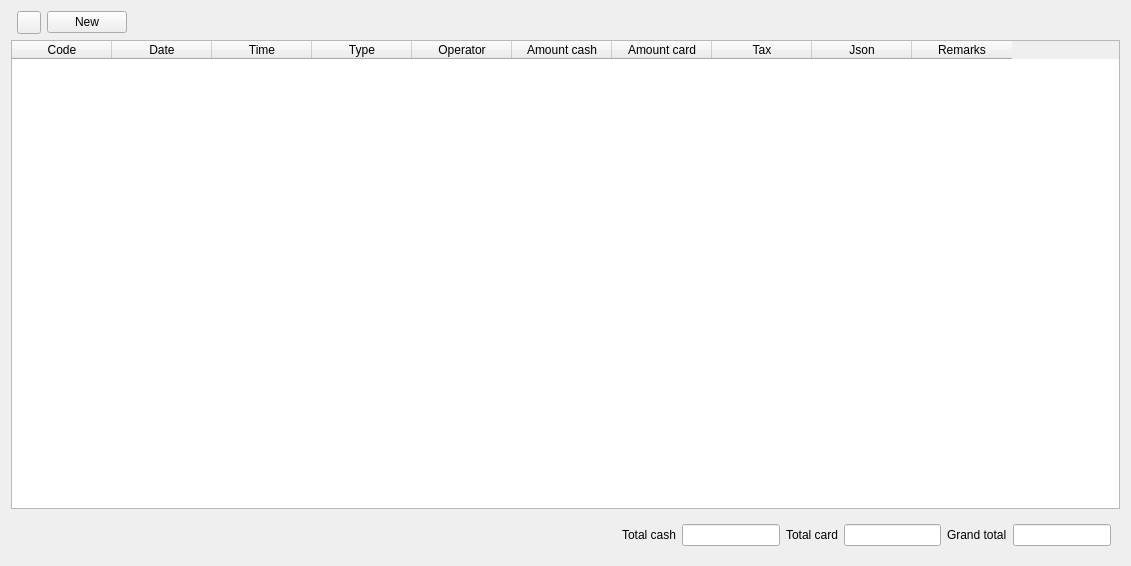
<?xml version="1.0" encoding="UTF-8"?>
<ui version="4.0">
 <class>DlgQuickAdvance</class>
 <widget class="QWidget" name="DlgQuickAdvance">
  <property name="geometry">
   <rect>
    <x>0</x>
    <y>0</y>
    <width>1131</width>
    <height>566</height>
   </rect>
  </property>
  <property name="maximumSize">
   <size>
    <width>16777215</width>
    <height>16777215</height>
   </size>
  </property>
  <property name="windowTitle">
   <string>Quick advance</string>
  </property>
  <layout class="QVBoxLayout" name="verticalLayout">
   <item>
    <widget class="QWidget" name="widget" native="true">
     <layout class="QHBoxLayout" name="horizontalLayout">
      <property name="leftMargin">
       <number>0</number>
      </property>
      <property name="topMargin">
       <number>0</number>
      </property>
      <property name="rightMargin">
       <number>0</number>
      </property>
      <property name="bottomMargin">
       <number>0</number>
      </property>
      <item>
       <widget class="WDate2" name="wDate" native="true"/>
      </item>
      <item>
       <widget class="QToolButton" name="btnRefresh">
        <property name="text">
         <string/>
        </property>
        <property name="icon">
         <iconset resource="res.qrc">
          <normaloff>:/images/goto.png</normaloff>:/images/goto.png</iconset>
        </property>
       </widget>
      </item>
      <item>
       <widget class="QPushButton" name="btnNew">
        <property name="text">
         <string>New</string>
        </property>
        <property name="icon">
         <iconset resource="res.qrc">
          <normaloff>:/images/plus.png</normaloff>:/images/plus.png</iconset>
        </property>
       </widget>
      </item>
      <item>
       <spacer name="horizontalSpacer">
        <property name="orientation">
         <enum>Qt::Horizontal</enum>
        </property>
        <property name="sizeHint" stdset="0">
         <size>
          <width>40</width>
          <height>20</height>
         </size>
        </property>
       </spacer>
      </item>
     </layout>
    </widget>
   </item>
   <item>
    <widget class="EQTableWidget" name="tbl">
     <property name="focusPolicy">
      <enum>Qt::ClickFocus</enum>
     </property>
     <property name="editTriggers">
      <set>QAbstractItemView::NoEditTriggers</set>
     </property>
     <property name="selectionMode">
      <enum>QAbstractItemView::SingleSelection</enum>
     </property>
     <property name="selectionBehavior">
      <enum>QAbstractItemView::SelectRows</enum>
     </property>
     <property name="wordWrap">
      <bool>false</bool>
     </property>
     <column>
      <property name="text">
       <string>Code</string>
      </property>
     </column>
     <column>
      <property name="text">
       <string>Date</string>
      </property>
     </column>
     <column>
      <property name="text">
       <string>Time</string>
      </property>
     </column>
     <column>
      <property name="text">
       <string>Type</string>
      </property>
     </column>
     <column>
      <property name="text">
       <string>Operator</string>
      </property>
     </column>
     <column>
      <property name="text">
       <string>Amount cash</string>
      </property>
     </column>
     <column>
      <property name="text">
       <string>Amount card</string>
      </property>
     </column>
     <column>
      <property name="text">
       <string>Tax</string>
      </property>
     </column>
     <column>
      <property name="text">
       <string>Json</string>
      </property>
     </column>
     <column>
      <property name="text">
       <string>Remarks</string>
      </property>
     </column>
    </widget>
   </item>
   <item>
    <widget class="QWidget" name="widget_2" native="true">
     <property name="minimumSize">
      <size>
       <width>0</width>
       <height>20</height>
      </size>
     </property>
     <layout class="QHBoxLayout" name="horizontalLayout_2">
      <item>
       <spacer name="horizontalSpacer_2">
        <property name="orientation">
         <enum>Qt::Horizontal</enum>
        </property>
        <property name="sizeHint" stdset="0">
         <size>
          <width>605</width>
          <height>20</height>
         </size>
        </property>
       </spacer>
      </item>
      <item>
       <widget class="QLabel" name="label_2">
        <property name="text">
         <string>Total cash</string>
        </property>
       </widget>
      </item>
      <item>
       <widget class="EQLineEdit" name="leTotalCash">
        <property name="maximumSize">
         <size>
          <width>100</width>
          <height>16777215</height>
         </size>
        </property>
        <property name="focusPolicy">
         <enum>Qt::ClickFocus</enum>
        </property>
        <property name="readOnly">
         <bool>true</bool>
        </property>
       </widget>
      </item>
      <item>
       <widget class="QLabel" name="label_5">
        <property name="text">
         <string>Total card</string>
        </property>
       </widget>
      </item>
      <item>
       <widget class="EQLineEdit" name="leTotalCard">
        <property name="maximumSize">
         <size>
          <width>100</width>
          <height>16777215</height>
         </size>
        </property>
        <property name="focusPolicy">
         <enum>Qt::ClickFocus</enum>
        </property>
        <property name="readOnly">
         <bool>true</bool>
        </property>
       </widget>
      </item>
      <item>
       <widget class="QLabel" name="label_7">
        <property name="text">
         <string>Grand total</string>
        </property>
       </widget>
      </item>
      <item>
       <widget class="EQLineEdit" name="leGrandTotal">
        <property name="maximumSize">
         <size>
          <width>100</width>
          <height>16777215</height>
         </size>
        </property>
        <property name="focusPolicy">
         <enum>Qt::ClickFocus</enum>
        </property>
        <property name="readOnly">
         <bool>true</bool>
        </property>
       </widget>
      </item>
     </layout>
    </widget>
   </item>
  </layout>
 </widget>
 <customwidgets>
  <customwidget>
   <class>EQLineEdit</class>
   <extends>QLineEdit</extends>
   <header location="global">eqlineedit.h</header>
   <slots>
    <signal>customButtonClicked(bool)</signal>
   </slots>
  </customwidget>
  <customwidget>
   <class>EQTableWidget</class>
   <extends>QTableWidget</extends>
   <header location="global">eqtablewidget.h</header>
  </customwidget>
  <customwidget>
   <class>WDate2</class>
   <extends>QWidget</extends>
   <header location="global">wdate2.h</header>
   <container>1</container>
  </customwidget>
 </customwidgets>
 <resources>
  <include location="res.qrc"/>
 </resources>
 <connections/>
</ui>
